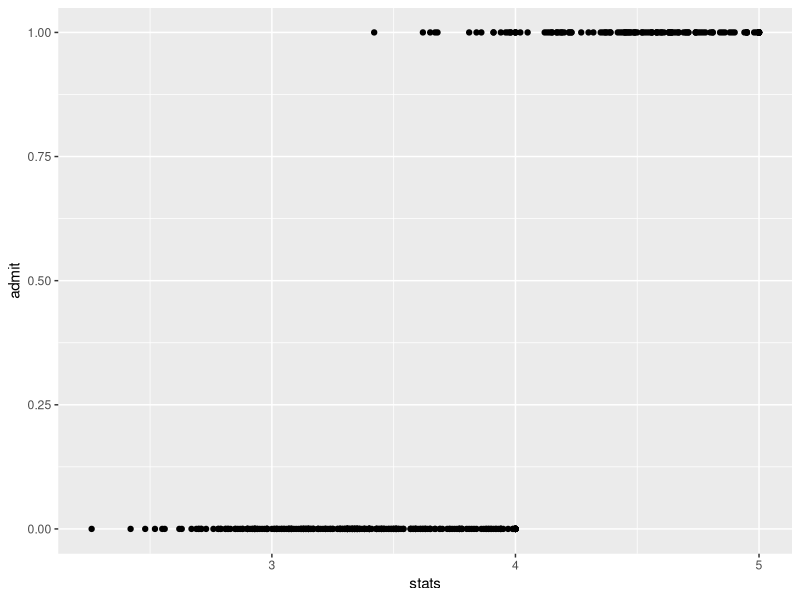
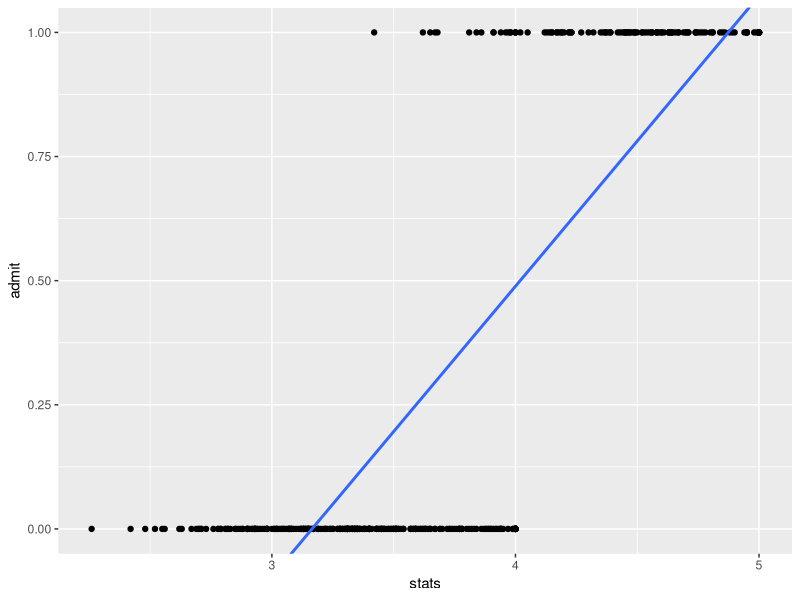
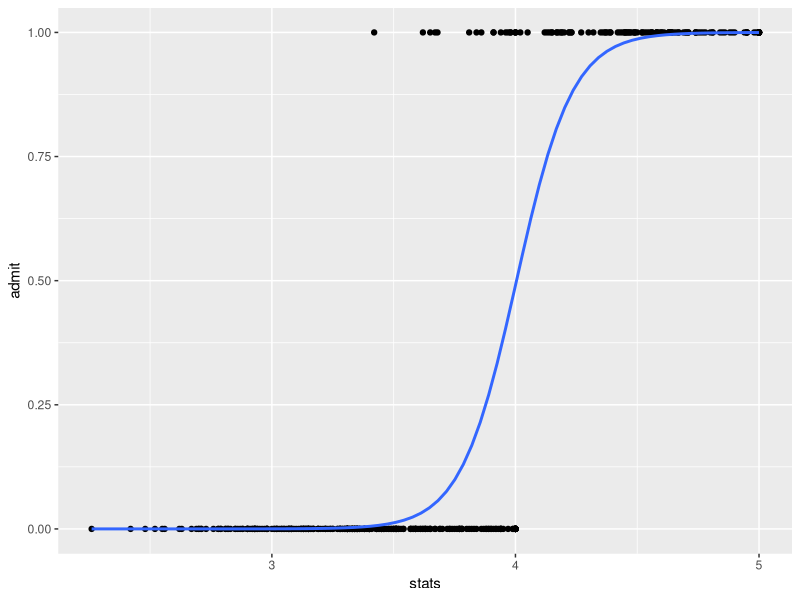

Here is the R script that generated these plots, in order:
## ---- chunk 1
knitr::opts_chunk$set(echo = TRUE)
## ---- chunk 2
library(readxl)
ResponsableDataScience <- read_excel("../data/InstituteofDataScience.xlsx")
## ---- chunk 3
str(ResponsableDataScience)
## ---- chunk 4
summary(ResponsableDataScience)
## ---- chunk 5
## Plotting the data
library(ggplot2)
ggplot(ResponsableDataScience, aes(stats, admit)) +
  geom_point()

## ---- chunk 6

ggplot(ResponsableDataScience, aes(stats, admit)) +
  geom_point() +
  geom_smooth(method = 'lm', se = FALSE) + # linear regression and not plot the standard error
  coord_cartesian(ylim = c(0,1)) # limit the plot
## ---- chunk 7
ggplot(ResponsableDataScience, aes(stats, admit)) +
  geom_point() +
  geom_smooth(method = 'glm', se = FALSE, method.args = list(family = 'binomial')) + #  and not plot the standard error
  coord_cartesian(ylim = c(0,1)) # limit the plot
## ---- chunk 8
# MODEL ADMIT BY STATS
logitmodel <- glm(formula = admit ~ stats, # response variable ~ explanatory variable
                  data = ResponsableDataScience,
                  family = 'binomial')
## ---- chunk 9
# call the result object
summary(logitmodel)
## ---- chunk 10
coef(logitmodel)
## ---- chunk 11
exp(coef(logitmodel))
## ---- chunk 12

# convert into a factor
ResponsableDataScience$rank <- factor(ResponsableDataScience$rank)

## ---- chunk 13

# create the second model
logitmodel1 <- glm(formula = admit ~ stats + rank, # binomial formula with the two explanatory variables
                   data = ResponsableDataScience,
                   family = 'binomial')
## ---- chunk 14
summary(logitmodel1)
## ---- chunk 15
exp(coef(logitmodel1)) # calculate odds ratios
## ---- chunk 16
1/8.257842e-01
5.452324e+03
## ---- chunk 17

#rank3
1/2.649940e-01
## ---- chunk 18
#rank4
1/3.561867e-01
## ---- chunk 19
class(ResponsableDataScience$female)
ResponsableDataScience$female <- factor(ResponsableDataScience$female)
logitmodelfemale <- glm(formula = admit ~ stats + female, # binomial formula with the two explanatory variables
                   data = ResponsableDataScience,
                   family = 'binomial')

summary(logitmodelfemale)
